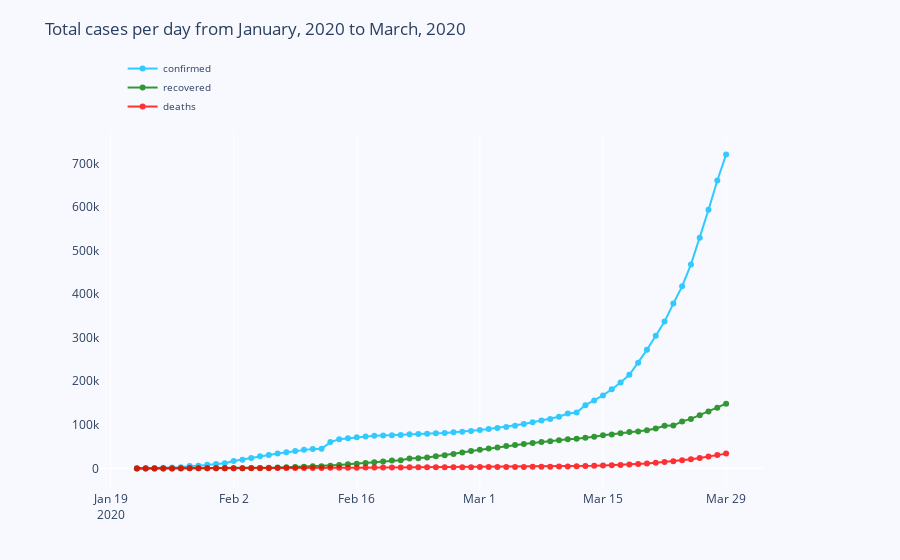

Notebook code cell kept with this figure:
### Code cell
import pandas as pd

fig = go.Figure()

fig.add_trace(go.Scatter(
                x=total_per_day.index,
                y=total_per_day.confirmed,
                name="confirmed",
                mode='lines+markers',
                line_color='deepskyblue',
                opacity=0.8))

fig.add_trace(go.Scatter(
                x=total_per_day.index,
                y=total_per_day.recovered,
                name="recovered",
                mode='lines+markers',
                line_color='green',
                opacity=0.8))

fig.add_trace(go.Scatter(
                x=total_per_day.index,
                y=total_per_day.deaths,
                name="deaths",
                mode='lines+markers',
                line_color='red',
                opacity=0.8))

fig.update_layout(
    title='Total cases per day from January, 2020 to March, 2020',
    yaxis = dict(
        showgrid=False,
        showline=False,
        showticklabels=True,
        domain=[0,0.85],
    ),

    xaxis = dict(
        zeroline=False,
        showline=False,
        showticklabels=True,
        showgrid=True,
        domain=[0,0.85],
    ),
    
    legend=dict(x=0.029,y=1.038, font_size=10),
    margin=dict(l=100, r=20, t=70, b=70),
    paper_bgcolor='rgb(248, 248, 255)',
    plot_bgcolor='rgb(248, 248, 255)',

)

fig.show()
